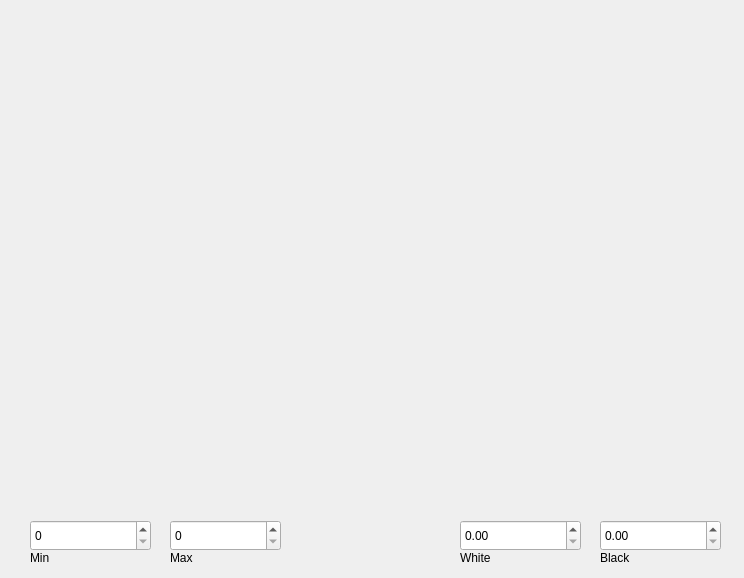
<?xml version="1.0" encoding="UTF-8"?>
<ui version="4.0">
 <class>ChartUI</class>
 <widget class="QWidget" name="ChartUI">
  <property name="geometry">
   <rect>
    <x>0</x>
    <y>0</y>
    <width>744</width>
    <height>578</height>
   </rect>
  </property>
  <property name="windowTitle">
   <string>Form</string>
  </property>
  <widget class="QWidget" name="verticalLayoutWidget">
   <property name="geometry">
    <rect>
     <x>30</x>
     <y>20</y>
     <width>691</width>
     <height>491</height>
    </rect>
   </property>
   <layout class="QVBoxLayout" name="vl_Chart"/>
  </widget>
  <widget class="QSpinBox" name="sb_Min">
   <property name="geometry">
    <rect>
     <x>30</x>
     <y>520</y>
     <width>121</width>
     <height>31</height>
    </rect>
   </property>
  </widget>
  <widget class="QSpinBox" name="sb_Max">
   <property name="geometry">
    <rect>
     <x>170</x>
     <y>520</y>
     <width>111</width>
     <height>31</height>
    </rect>
   </property>
  </widget>
  <widget class="QDoubleSpinBox" name="dsb_Black">
   <property name="geometry">
    <rect>
     <x>600</x>
     <y>520</y>
     <width>121</width>
     <height>31</height>
    </rect>
   </property>
  </widget>
  <widget class="QDoubleSpinBox" name="dsb_White">
   <property name="geometry">
    <rect>
     <x>460</x>
     <y>520</y>
     <width>121</width>
     <height>31</height>
    </rect>
   </property>
  </widget>
  <widget class="QLabel" name="label">
   <property name="geometry">
    <rect>
     <x>30</x>
     <y>550</y>
     <width>55</width>
     <height>16</height>
    </rect>
   </property>
   <property name="text">
    <string>Min</string>
   </property>
  </widget>
  <widget class="QLabel" name="label_2">
   <property name="geometry">
    <rect>
     <x>170</x>
     <y>550</y>
     <width>55</width>
     <height>16</height>
    </rect>
   </property>
   <property name="text">
    <string>Max</string>
   </property>
  </widget>
  <widget class="QLabel" name="label_3">
   <property name="geometry">
    <rect>
     <x>460</x>
     <y>550</y>
     <width>55</width>
     <height>16</height>
    </rect>
   </property>
   <property name="text">
    <string>White</string>
   </property>
  </widget>
  <widget class="QLabel" name="label_4">
   <property name="geometry">
    <rect>
     <x>600</x>
     <y>550</y>
     <width>55</width>
     <height>16</height>
    </rect>
   </property>
   <property name="text">
    <string>Black</string>
   </property>
  </widget>
 </widget>
 <resources/>
 <connections/>
</ui>
